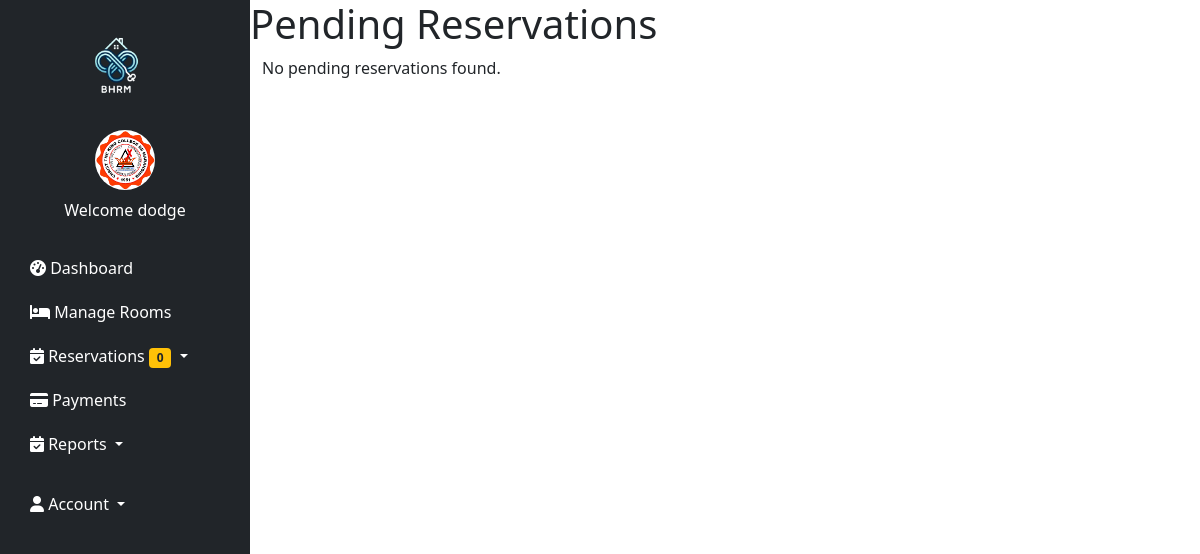
Before: /pending.php (signed in) with the older database file.
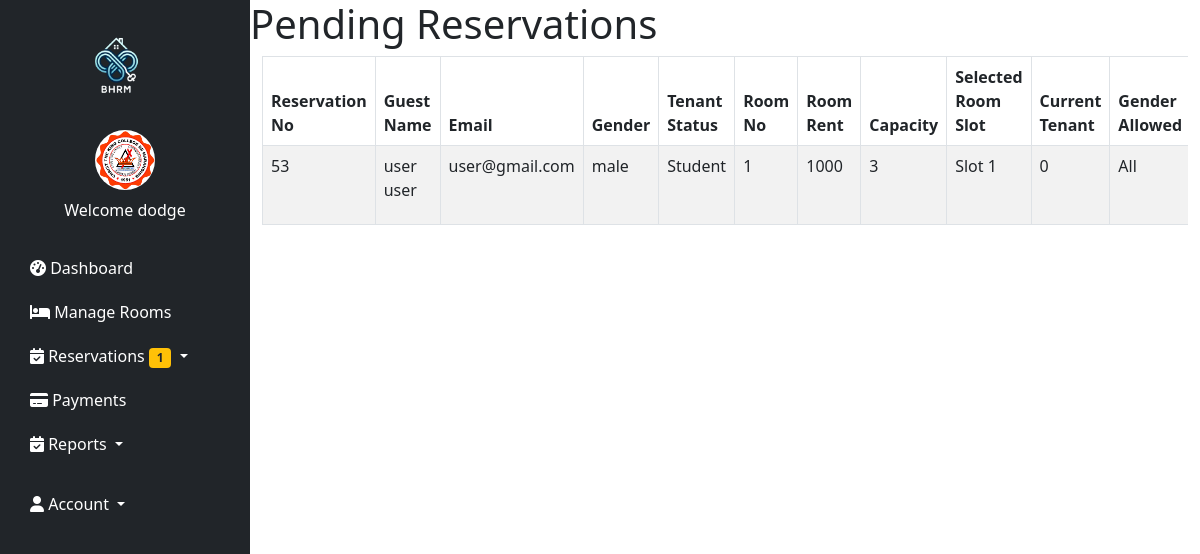
After: the same page with the newer database file.
### tables this page shows
CREATE TABLE `users` (
  `id` int(11) NOT NULL,
  `image` varchar(255) NOT NULL,
  `fname` varchar(50) NOT NULL,
  `lname` varchar(50) NOT NULL,
  `gender` varchar(255) NOT NULL,
  `tenant_status` varchar(255) NOT NULL,
  `school` varchar(255) NOT NULL,
  `uname` varchar(50) NOT NULL,
  `pass` varchar(50) NOT NULL,
  `role` varchar(50) NOT NULL,
  `hname` varchar(255) NOT NULL
);

CREATE TABLE `reservation` (
  `id` int(255) NOT NULL,
  `image` varchar(255) NOT NULL,
  `fname` varchar(255) NOT NULL,
  `lname` varchar(255) NOT NULL,
  `email` varchar(255) NOT NULL,
  `gender` varchar(255) NOT NULL,
  `date_in` date DEFAULT NULL,
  `date_out` date DEFAULT NULL,
  `tenant_status` varchar(255) NOT NULL,
  `school` varchar(255) NOT NULL,
  `addons` varchar(255) NOT NULL,
  `room_no` int(255) NOT NULL,
  `capacity` int(255) NOT NULL,
  `room_slot` varchar(255) NOT NULL,
  `current_tenant` int(255) NOT NULL,
  `amenities` varchar(255) NOT NULL,
  `tenant_type` varchar(255) NOT NULL,
  `room_floor` varchar(255) NOT NULL,
  `price` int(255) NOT NULL,
  `status` varchar(255) NOT NULL,
  `payment` int(255) NOT NULL,
  `pay_stat` varchar(255) NOT NULL,
  `pay_date` date DEFAULT NULL,
  `res_stat` varchar(255) NOT NULL,
  `res_duration` varchar(255) NOT NULL,
  `res_reason` varchar(255) NOT NULL,
  `hname` varchar(255) NOT NULL,
  `owner` varchar(255) NOT NULL
);

### pending.php (the view, shortened to what this page needs)
<!DOCTYPE html>
<html lang="en">
<head>
</head>
<body>
    <?php include 'navigationbar.php'; ?>
    <h1> Pending Reservations </h1>
    <div class="container">
        <?php
        if (!empty($_SESSION) && $_SESSION['role'] == 'landlord') {
            $hname = $_SESSION['hname'];
            $query = "SELECT * FROM reservation WHERE hname = '$hname' AND res_stat = 'Pending' ORDER BY id ASC";
            $result = mysqli_query($conn, $query);
            if (mysqli_num_rows($result) > 0) {
        ?>
        <div class="table-responsive">
            <table class="table table-bordered table-striped">
                <thead>
                    <tr>
                        <th>Reservation No</th>
                        <th>Guest Name</th>
                        <th>Email</th>
                        <th>Gender</th>
                        <th>Tenant Status</th>
                        <th>Room No</th>
                        <th>Room Rent</th>
                        <th>Capacity</th>
                        <th>Selected Room Slot</th>
                        <th>Current Tenant</th>
                        <th>Gender Allowed</th>
                    </tr>
                </thead>
                <tbody>
                    <?php
                    while ($fetch = mysqli_fetch_assoc($result)) {
                    ?>
                    <tr>
                        <td><?php echo $fetch['id']; ?></td>
                        <td><?php echo $fetch['fname'] . ' ' . $fetch['lname']; ?></td>
                        <td><?php echo $fetch['email']; ?></td>
                        <td><?php echo $fetch['gender']; ?></td>
                        <td><?php echo $fetch['tenant_status']; ?></td>
                        <td><?php echo $fetch['room_no']; ?></td>
                        <td><?php echo $fetch['price']; ?></td>
                        <td><?php echo $fetch['capacity']; ?></td>
                        <td><?php echo $fetch['room_slot']; ?></td>
                        <td><?php echo $fetch['current_tenant']; ?></td>
                        <td><?php echo $fetch['tenant_type']; ?></td>
                    </tr>
                    <?php } ?>
                </tbody>
            </table>
        </div>
        <?php
            } else {
                echo "<p>No pending reservations found.</p>";
            }
        }
        ?>
    </div>
</body>
</html>

### navigationbar.php (shortened to what this page needs)
<?php
require 'php/connection.php';
?>
<?php
        if(!empty($_SESSION['uname'])){
            $uname = $_SESSION['uname'];
            $query = "select * from users where uname = '$uname'";
            $result = mysqli_query($conn, $query);
            $fetch = mysqli_fetch_assoc($result);
        }
        $hname = $_SESSION['hname'];
        $query = "SELECT COUNT(*) AS new_reservations FROM reservation WHERE hname = '$hname' AND res_stat = 'Pending'";
        $result = mysqli_query($conn, $query);
        $row = mysqli_fetch_assoc($result);
        $newReservations = $row['new_reservations'];
    ?>
<!DOCTYPE html>
<html lang="en">
<head>
    <link href="https://cdn.jsdelivr.net/npm/bootstrap@5.0.2/dist/css/bootstrap.min.css" rel="stylesheet">
    <link href="https://cdnjs.cloudflare.com/ajax/libs/font-awesome/6.0.0-beta3/css/all.min.css" rel="stylesheet">
</head>
<body>
    <nav class="sidebar bg-dark">
        <div class="navbar-brand text-center">
            <img src="/bhrm-main/images/logo.png" alt="Logo">
        </div>
        <ul class="nav flex-column">
            <li class="nav-item text-center mb-4">
                <img class="rounded-circle mb-2" src="/bhrm-main/<?php echo $fetch['image'] ?? 'default.png'; ?>" alt="Profile" width="60" height="60">
                <span class="d-block text-white">Welcome <?php echo $fetch['fname'] ?? 'Guest'; ?></span>
            </li>
            <li class="nav-item">
                <a class="nav-link" href="/bhrm-main/dashboard.php">
                    <i class="fas fa-tachometer-alt"></i> Dashboard
                </a>
            </li>
            <li class="nav-item">
                <a class="nav-link" href="/bhrm-main/manageroom.php">
                    <i class="fas fa-bed"></i> Manage Rooms
                </a>
            </li>
            <li class="nav-item dropdown">
                <a class="nav-link dropdown-toggle" href="#" id="reservationMenu" role="button" data-bs-toggle="dropdown" aria-expanded="false">
                    <i class="fas fa-calendar-check"></i> Reservations <span class="badge bg-warning text-dark"><?php echo $newReservations; ?></span>
                </a>
            </li>
            <li class="nav-item">
                <a class="nav-link" href="/bhrm-main/payment.php">
                    <i class="fas fa-credit-card"></i> Payments
                </a>
            </li>
            <li class="nav-item dropdown">
                <a class="nav-link dropdown-toggle" href="#" id="reservationMenu" role="button" data-bs-toggle="dropdown" aria-expanded="false">
                    <i class="fas fa-calendar-check"></i> Reports
                </a>
            </li>
            <li class="nav-item dropdown mt-3">
                <a class="nav-link text-white dropdown-toggle" href="#" id="userMenu" role="button" data-bs-toggle="dropdown">
                    <i class="fas fa-user"></i> Account
                </a>
            </li>
        </ul>
    </nav>
</body>
</html>

### navigationbar.php (style rules this page uses)
body { margin-left: 250px; transition: margin-left 0.3s ease; background-color: white; }
.sidebar { position: fixed; top: 0; left: 0; height: 100vh; width: 250px; background-color: #343a40; padding: 20px 15px; z-index: 1000; overflow-y: auto; transition: all 0.3s ease; }
.sidebar .navbar-brand img { width: 80px; height: 80px; border-radius: 50%; margin-bottom: 20px; }
.sidebar .nav-link { color: white; display: block; font-size: 16px; padding: 10px 15px; border-radius: 5px; transition: all 0.3s ease; }

Changed rows visible on the page:
added reservation: id "53", fname "user", lname "user", email "user@gmail.com", gender "male", tenant_status "Student", room_no "1", price "1000", capacity "3", room_slot "Slot 1", current_tenant "0", tenant_type "All"
Other visible differences:
$newReservations: "0" → "1"
text no longer shown: "No pending reservations found."
text now shown: "Reservation No Guest Name Email Gender Tenant Status Room No Room Rent Capacity Selected Room Slot Current Tenant Gender Allowed"
